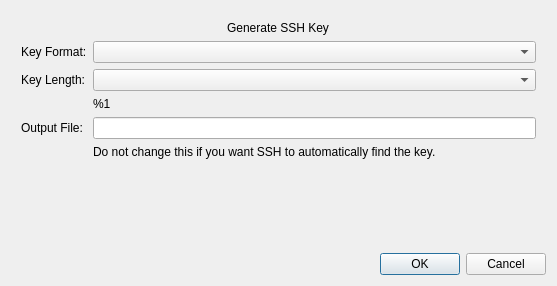
<?xml version="1.0" encoding="UTF-8"?>
<ui version="4.0">
 <class>Dialog</class>
 <widget class="QDialog" name="Dialog">
  <property name="geometry">
   <rect>
    <x>0</x>
    <y>0</y>
    <width>557</width>
    <height>286</height>
   </rect>
  </property>
  <layout class="QVBoxLayout" name="verticalLayout_2">
   <item>
    <layout class="QVBoxLayout" name="verticalLayout">
     <property name="leftMargin">
      <number>10</number>
     </property>
     <property name="topMargin">
      <number>10</number>
     </property>
     <property name="rightMargin">
      <number>10</number>
     </property>
     <property name="bottomMargin">
      <number>10</number>
     </property>
     <item alignment="Qt::AlignHCenter">
      <widget class="QLabel" name="label_3">
       <property name="sizePolicy">
        <sizepolicy hsizetype="Minimum" vsizetype="Fixed">
         <horstretch>0</horstretch>
         <verstretch>0</verstretch>
        </sizepolicy>
       </property>
       <property name="text">
        <string>Generate SSH Key</string>
       </property>
       <property name="textStyle" stdset="0">
        <string>title3</string>
       </property>
      </widget>
     </item>
     <item>
      <layout class="QFormLayout" name="formLayout">
       <property name="fieldGrowthPolicy">
        <enum>QFormLayout::ExpandingFieldsGrow</enum>
       </property>
       <item row="0" column="0">
        <widget class="QLabel" name="label">
         <property name="text">
          <string>Key Format:</string>
         </property>
        </widget>
       </item>
       <item row="0" column="1">
        <widget class="QComboBox" name="formatSelect">
         <property name="sizePolicy">
          <sizepolicy hsizetype="Expanding" vsizetype="Fixed">
           <horstretch>0</horstretch>
           <verstretch>0</verstretch>
          </sizepolicy>
         </property>
        </widget>
       </item>
       <item row="1" column="0">
        <widget class="QLabel" name="label_2">
         <property name="text">
          <string>Key Length:</string>
         </property>
        </widget>
       </item>
       <item row="1" column="1">
        <widget class="QComboBox" name="lengthSelect">
         <property name="sizePolicy">
          <sizepolicy hsizetype="Expanding" vsizetype="Fixed">
           <horstretch>0</horstretch>
           <verstretch>0</verstretch>
          </sizepolicy>
         </property>
        </widget>
       </item>
       <item row="2" column="1">
        <widget class="QLabel" name="keySizeHelpLabel">
         <property name="text">
          <string notr="true">&lt;html&gt;&lt;head/&gt;&lt;body&gt;&lt;p&gt;%1&lt;/p&gt;&lt;/body&gt;&lt;/html&gt;</string>
         </property>
         <property name="alignment">
          <set>Qt::AlignLeading|Qt::AlignLeft|Qt::AlignTop</set>
         </property>
         <property name="wordWrap">
          <bool>false</bool>
         </property>
         <property name="textStyle" stdset="0">
          <string>subheadline</string>
         </property>
         <property name="textRole" stdset="0">
          <string>secondary</string>
         </property>
        </widget>
       </item>
       <item row="3" column="0">
        <widget class="QLabel" name="label_5">
         <property name="text">
          <string>Output File:</string>
         </property>
        </widget>
       </item>
       <item row="3" column="1">
        <widget class="QLineEdit" name="outputFileTextBox" />
       </item>
       <item row="4" column="1">
        <widget class="QLabel" name="label_6">
         <property name="text">
          <string>Do not change this if you want SSH to automatically find the key.</string>
         </property>
         <property name="alignment">
          <set>Qt::AlignLeading|Qt::AlignLeft|Qt::AlignTop</set>
         </property>
         <property name="textStyle" stdset="0">
          <string>subheadline</string>
         </property>
         <property name="textRole" stdset="0">
          <string>secondary</string>
         </property>
        </widget>
       </item>
       <item row="5" column="1">
        <widget class="QLabel" name="errors">
         <property name="sizePolicy">
          <sizepolicy hsizetype="Expanding" vsizetype="Preferred">
           <horstretch>0</horstretch>
           <verstretch>0</verstretch>
          </sizepolicy>
         </property>
         <property name="minimumSize">
          <size>
           <width>0</width>
           <height>20</height>
          </size>
         </property>
         <property name="text">
          <string />
         </property>
         <property name="wordWrap">
          <bool>true</bool>
         </property>
         <property name="textStyle" stdset="0">
          <string>callout</string>
         </property>
         <property name="textRole" stdset="0">
          <string>danger</string>
         </property>
        </widget>
       </item>
      </layout>
     </item>
    </layout>
   </item>
   <item>
    <widget class="QDialogButtonBox" name="buttonBox">
     <property name="standardButtons">
      <set>QDialogButtonBox::Cancel|QDialogButtonBox::Ok</set>
     </property>
    </widget>
   </item>
  </layout>
 </widget>
 <resources />
 <connections />
</ui>
